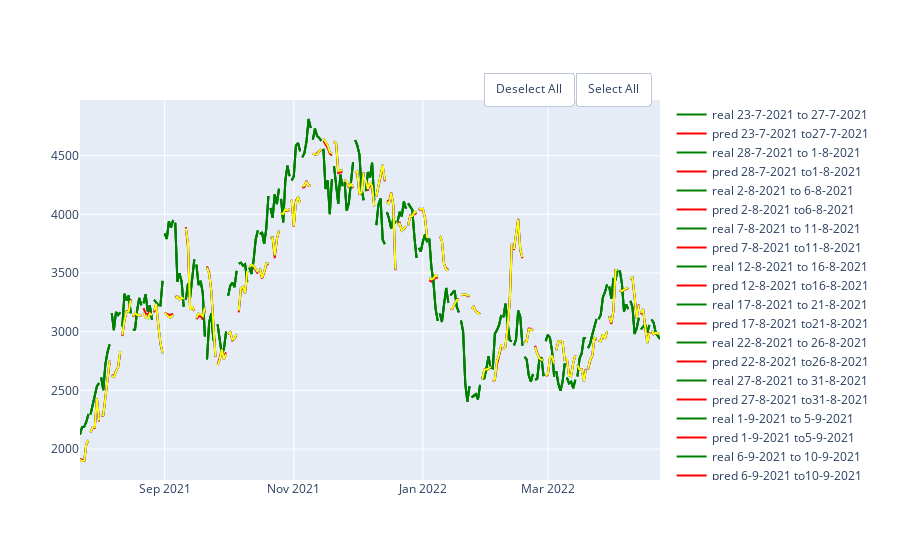

Notebook cell for this chart:
### Code cell
rf_5 = RandomForestRegressor(random_state=10,criterion='mse', max_depth=5)
rf_20 = RandomForestRegressor(random_state=10,criterion='mse', max_depth=20)
rf_50 = RandomForestRegressor(random_state=10,criterion='mse', max_depth=50)
df = pd.DataFrame(columns = ['MAE', 'MSE','RMSE', 'R2'], index = ['5','20', '50'])
show_results(df, df_eth,'close',100,5,rf_5, rf_20,rf_50)
